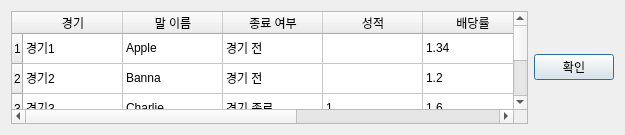
<?xml version="1.0" encoding="UTF-8"?>
<ui version="4.0">
 <class>Dialog</class>
 <widget class="QDialog" name="Dialog">
  <property name="geometry">
   <rect>
    <x>0</x>
    <y>0</y>
    <width>625</width>
    <height>135</height>
   </rect>
  </property>
  <property name="windowTitle">
   <string>Dialog</string>
  </property>
  <layout class="QHBoxLayout" name="horizontalLayout">
   <item>
    <widget class="QTableWidget" name="tableWidget">
     <row>
      <property name="text">
       <string>1</string>
      </property>
     </row>
     <row>
      <property name="text">
       <string>2</string>
      </property>
     </row>
     <row>
      <property name="text">
       <string>3</string>
      </property>
     </row>
     <row>
      <property name="text">
       <string>4</string>
      </property>
     </row>
     <column>
      <property name="text">
       <string>경기</string>
      </property>
     </column>
     <column>
      <property name="text">
       <string>말 이름</string>
      </property>
     </column>
     <column>
      <property name="text">
       <string>종료 여부</string>
      </property>
     </column>
     <column>
      <property name="text">
       <string>성적</string>
      </property>
     </column>
     <column>
      <property name="text">
       <string>배당률</string>
      </property>
     </column>
     <column>
      <property name="text">
       <string>베팅 금액</string>
      </property>
     </column>
     <column>
      <property name="text">
       <string>베당 금액</string>
      </property>
     </column>
     <item row="0" column="0">
      <property name="text">
       <string>경기1</string>
      </property>
     </item>
     <item row="0" column="1">
      <property name="text">
       <string>Apple</string>
      </property>
     </item>
     <item row="0" column="2">
      <property name="text">
       <string>경기 전</string>
      </property>
     </item>
     <item row="0" column="4">
      <property name="text">
       <string>1.34</string>
      </property>
     </item>
     <item row="0" column="5">
      <property name="text">
       <string>100</string>
      </property>
     </item>
     <item row="0" column="6">
      <property name="text">
       <string>0</string>
      </property>
     </item>
     <item row="1" column="0">
      <property name="text">
       <string>경기2</string>
      </property>
     </item>
     <item row="1" column="1">
      <property name="text">
       <string>Banna</string>
      </property>
     </item>
     <item row="1" column="2">
      <property name="text">
       <string>경기 전</string>
      </property>
     </item>
     <item row="1" column="4">
      <property name="text">
       <string>1.2</string>
      </property>
     </item>
     <item row="1" column="5">
      <property name="text">
       <string>200</string>
      </property>
     </item>
     <item row="1" column="6">
      <property name="text">
       <string>0</string>
      </property>
     </item>
     <item row="2" column="0">
      <property name="text">
       <string>경기3</string>
      </property>
     </item>
     <item row="2" column="1">
      <property name="text">
       <string>Charlie</string>
      </property>
     </item>
     <item row="2" column="2">
      <property name="text">
       <string>경기 종료</string>
      </property>
     </item>
     <item row="2" column="3">
      <property name="text">
       <string>1</string>
      </property>
     </item>
     <item row="2" column="4">
      <property name="text">
       <string>1.6</string>
      </property>
     </item>
     <item row="2" column="5">
      <property name="text">
       <string>3000</string>
      </property>
     </item>
     <item row="2" column="6">
      <property name="text">
       <string>200</string>
      </property>
     </item>
     <item row="3" column="0">
      <property name="text">
       <string>경기4</string>
      </property>
     </item>
     <item row="3" column="1">
      <property name="text">
       <string>Delta</string>
      </property>
     </item>
     <item row="3" column="2">
      <property name="text">
       <string>경기 종료</string>
      </property>
     </item>
     <item row="3" column="3">
      <property name="text">
       <string>2</string>
      </property>
     </item>
     <item row="3" column="4">
      <property name="text">
       <string>2.6</string>
      </property>
     </item>
     <item row="3" column="5">
      <property name="text">
       <string>400</string>
      </property>
     </item>
     <item row="3" column="6">
      <property name="text">
       <string>0</string>
      </property>
     </item>
    </widget>
   </item>
   <item>
    <widget class="QPushButton" name="pushButton">
     <property name="text">
      <string>확인</string>
     </property>
    </widget>
   </item>
  </layout>
 </widget>
 <resources/>
 <connections/>
</ui>
